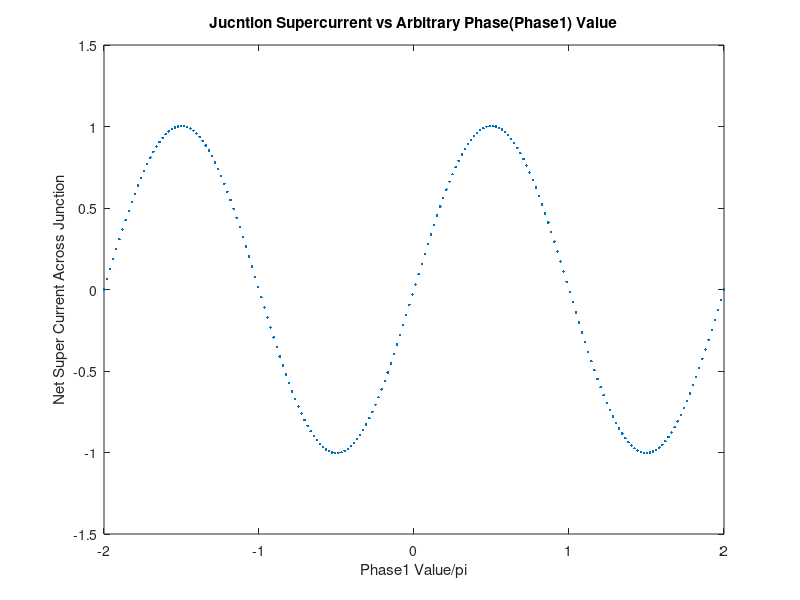

Reproduce this figure in MATLAB.
%Explanation of base program

%The program splits a single junciton up into xmax discrete sections.  Each
%section has a supercurrent density, and a phase difference that is
%contributed to by the field (PhaseF), and an arbitrary phase set at x=1
%called Phase1. V000 is just the phase loop to demonstrate that the amount
%of SCurrentNet that can be carried by the junction depends on that Phase1
%value.  By changing the fluxinJunc parameter you can see how the pattern
%is shifted.  Later programs (v001 and beyond) all take the maximum
%SCurrentNet value and record that as the critical current of the junction
%at that field value.  

%This is the exact measurment of the critical current vs field that we 
%do in the lab.  

%% Clearing memory and input screen.
clear; clc; close all;

%% Defining the Parameters of the Simulaiton

    %Dividing the junction up into discrete sections
        xmin = -25;
        xmax =  50;
        xsize=xmax-xmin+1;
        x(1:xsize,1) = (1:xsize)-1+xmin;

    %Defining Super Current parameters
        SCurrentMag = 1;
        SCurrentNoiseMag =.1;

    %Flux Encolsed in the Junction
        FluxinJunc=0;
    
%Setting up Loop steps and ranges
    %Phase Loop parameters
        p=1;
        pmax=202;
        Phase1Min=-2*pi;
        Phase1Max=2.0*pi;

%Calculating Parameters from Initial Conditions
    SCurrentNoise = (SCurrentNoiseMag/(xsize)*(2*rand(xsize,1)-1));
    SCurrentDensity=(SCurrentMag/xsize*ones(xsize,1)+SCurrentNoise);

%Pre Allocating memory to the arrays to decrease runtime
        Phase1=zeros(1,pmax);

        SCurrent=zeros(xsize,pmax);
        SCurrentNet=zeros(1,pmax);


%% Loops for running the simulation Meat of the Simulation

%Field Contribution to the Phase 
    PhaseF=2*pi*FluxinJunc*x./(xsize);
        
%Phase1 Loop of externally set phase at edge of the JJ 
    %Define the loop step size(SS)
        Phase1SS=(Phase1Max-Phase1Min)/(pmax-1); 
    
    %Run the for loop
    for p=1:pmax
        %Calculating the vector that is the Phase contribution from Phase1
        Phase1(p)=Phase1Min+(p-1)*Phase1SS;
        
        %Calculating the total phase drop across the junction
        PhaseDrop=Phase1(p)+PhaseF;
        
        %Calculating the vector that is the Super Current (SCurrent)across
        %the junction at each position.  
        SCurrent=SCurrentDensity.*sin(PhaseDrop);
        
        %Numerically integrating the Super Current (SCurrent) along the
        %junction to find the total super current carried at each Phase1.
        SCurrentNet(p)=sum(SCurrent);
        
    end
   
%Plot the SCurrentNet vs the Phase1 value for the Junction    
figure; plot(Phase1/pi,SCurrentNet,'.');
xlabel ('Phase1 Value/pi');ylabel('Net Super Current Across Junction');
title('Jucntion Supercurrent vs Arbitrary Phase(Phase1) Value');






    
